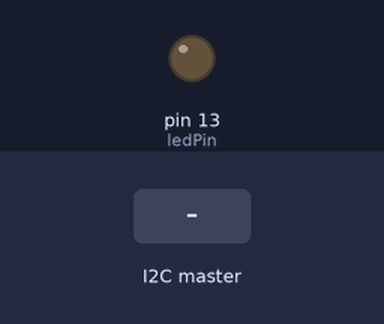
A sketch run on a simulated Arduino Uno, built with avr-gcc and run on an emulated ATmega328P. Parts: output pins drawn as LEDs (lit = HIGH). The test bench sets the inputs (shaded band).

Above: at 1.2 s.
1.3 s: the I2C master sends the byte 1
At 2.4 s:
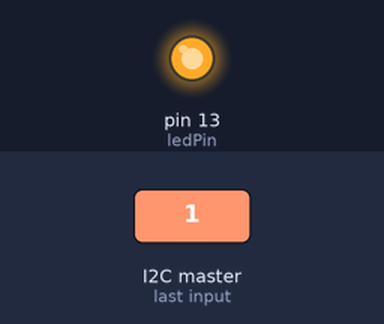
2.8 s: the I2C master sends the byte 0
At 3.6 s:
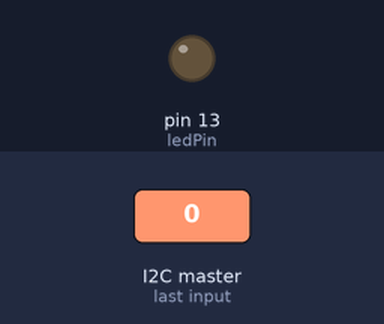
Timing chart, 0 to 5.8 s (numbered marks = the images above; inputs shaded):
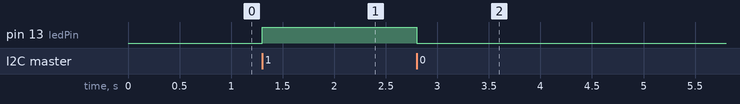

Measured:
- after the input at 1.3 s, pin 13 (ledPin): LOW → HIGH at once
- after the input at 2.8 s, pin 13 (ledPin): HIGH → LOW at once

The sketch:

Main2.ino
```cpp
#include <Wire.h>

#define SLAVE_ADDRESS 0x4

const int buttonPin = 12;
const int ledPin = 13;

int i2c_received_data = 0;
int button_state = 0;
int data = 0;

void setup() {
  pinMode(ledPin, OUTPUT);
  pinMode(buttonPin, INPUT);

  Wire.begin(SLAVE_ADDRESS);

  Wire.onReceive(receiveData);
  Wire.onRequest(sendData);
}


void loop() {
  delay(100);
}

void receiveData(int byteCount){
  while(Wire.available()){
    i2c_received_data = Wire.read();
    if (i2c_received_data == 0x1){
          digitalWrite(ledPin, HIGH);
          delay(100);
    }
    else if (i2c_received_data == 0x0){
          digitalWrite(ledPin, LOW);
          delay(100);
    }
    Serial.print("Data received: ");
    Serial.println(i2c_received_data);
  }
}

void sendData(){
  button_state = digitalRead(buttonPin);
  if (button_state == HIGH){
    data = 0x1;
  }
  else {
    data = 0x0;
  }
  Wire.write(data);
  Serial.print("Data sent: ");
  Serial.println(data);
  delay(100);
}
```
